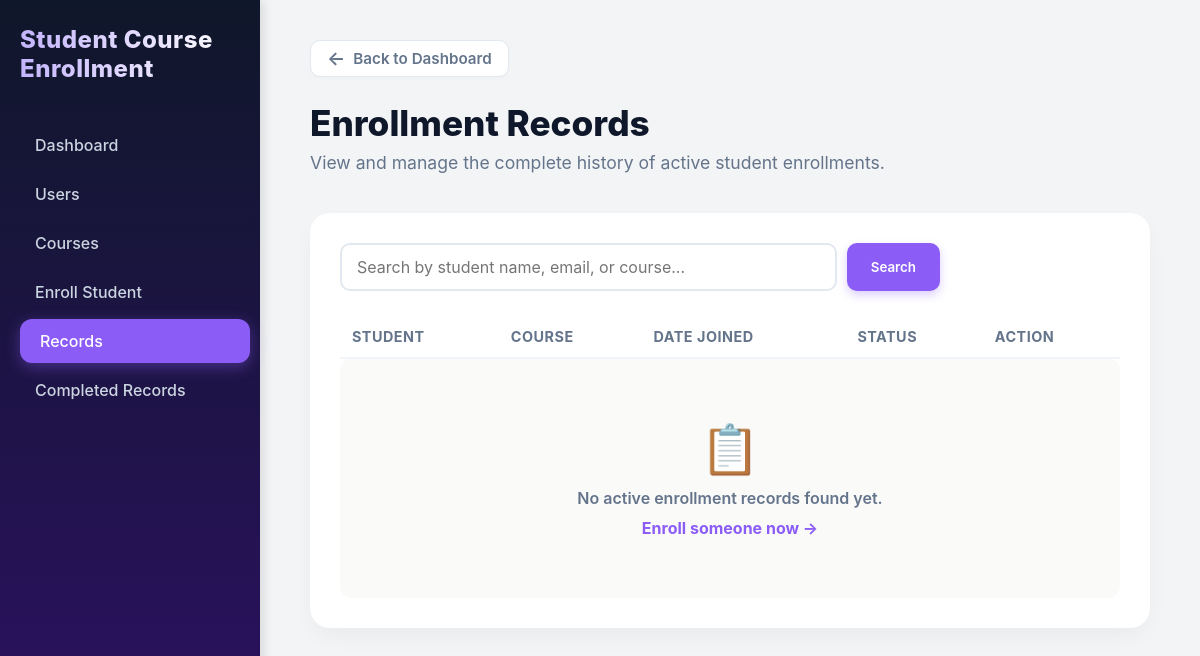
Page /records/ on the earlier database version.
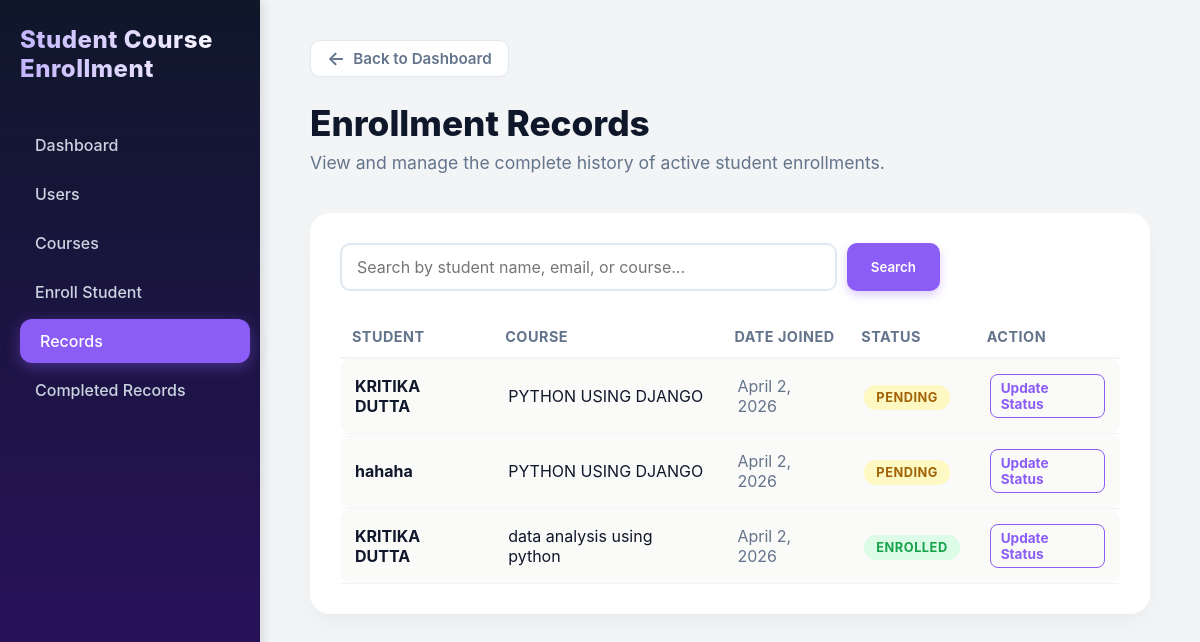
Same page on the later database version.
### students/models.py (models this page shows, shortened)
class Enrollment(models.Model):
    student = models.ForeignKey(Student, on_delete=models.CASCADE)
    course = models.ForeignKey(Course, on_delete=models.CASCADE)
    enrollment_date = models.DateField(auto_now_add=True)
    status = models.CharField(max_length=20, default='Enrolled')
    class Meta:
        unique_together = ('student', 'course')

class Student(models.Model):
    name = models.CharField(max_length=100)
    email = models.EmailField(unique=True)
    phone = models.CharField(max_length=15)
    courses = models.CharField(max_length=200, blank=True)

class Course(models.Model):
    name = models.CharField(max_length=100)
    description = models.TextField(blank=True)

### students/views.py (the view)
# urls.py: path('records/', views.records_list, name='records_list'),
def records_list(request):
    query = request.GET.get('q') # Get the search word from the URL
    active_records = Enrollment.objects.exclude(status='Completed').select_related('student', 'course')
    if query:
        active_records = active_records.filter(
            Q(student__name__icontains=query) |  # Search by Student Name
            Q(student__email__icontains=query) | # OR Student Email
            Q(course__name__icontains=query)     # OR Course Name
        )
    return render(request, 'students/records.html', {
        'records': active_records,
        'query': query # Pass the query back so we can keep it in the search box
    })

### students/templates/students/records.html (shortened to what this page needs)
{% extends 'students/base.html' %}
{% block content %}
    <header class="content-header" style="margin-bottom: 40px;">
        <h1 style="font-size: 2.2rem; margin-bottom: 8px; font-weight: 800; color: #0f172a;">Enrollment Records</h1>
        <p style="color: #64748b; font-size: 1.1rem;">View and manage the complete history of active student enrollments.</p>
    </header>
    <div class="table-container" style="background: white; padding: 30px; border-radius: 20px; box-shadow: var(--shadow-float);">
        <form method="GET" style="margin-bottom: 25px; display: flex; gap: 10px; max-width: 600px;">
            <input type="text" name="q" value="{{ query|default:'' }}"
                   placeholder="Search by student name, email, or course..."
                   style="flex: 1; padding: 12px 15px; border: 2px solid #e2e8f0; border-radius: 10px; font-size: 1rem; outline: none; transition: border-color 0.2s;"
                   onfocus="this.style.borderColor='var(--accent-pop)'"
                   onblur="this.style.borderColor='#e2e8f0'">
            <button type="submit" style="padding: 12px 24px; background: var(--accent-pop); color: white; border: none; border-radius: 10px; font-weight: 600; cursor: pointer; box-shadow: 0 4px 10px rgba(139, 92, 246, 0.3); transition: transform 0.2s;">
                Search
            </button>
        </form>
        <table class="activity-table" style="width: 100%; border-collapse: collapse;">
            <thead>
                <tr style="text-align: left; border-bottom: 2px solid #f1f5f9;">
                    <th style="padding: 12px; color: var(--text-muted); font-size: 0.9rem;">STUDENT</th>
                    <th style="padding: 12px; color: var(--text-muted); font-size: 0.9rem;">COURSE</th>
                    <th style="padding: 12px; color: var(--text-muted); font-size: 0.9rem;">DATE JOINED</th>
                    <th style="padding: 12px; color: var(--text-muted); font-size: 0.9rem;">STATUS</th>
                    <th style="padding: 12px; color: var(--text-muted); font-size: 0.9rem;">ACTION</th>
                </tr>
            </thead>
            <tbody>
                {% for record in records %}
                    <tr style="border-bottom: 1px solid #f1f5f9;">
                        <td style="padding: 15px; font-weight: 700; color: #0f172a;">{{ record.student.name }}</td>
                        <td style="padding: 15px;">{{ record.course.name }}</td>
                        <td style="padding: 15px; color: #64748b;">{{ record.enrollment_date }}</td>
                        <td style="padding: 15px;">
                            <span class="badge"
                                  style="padding: 5px 12px; border-radius: 12px; font-size: 0.8rem; font-weight: 700;
                                  {% if record.status == 'Pending' %} background: #fef9c3; color: #a16207;
                                  {% elif record.status == 'Completed' %} background: #f1f5f9; color: #64748b;
                                  {% else %} background: #dcfce7; color: #16a34a; {% endif %}">
                                {{ record.status|upper }}
                            </span>
                        </td>
                        <td style="padding: 15px;">
                            {% if record.status != 'Completed' %}
                                <a href="{% url 'edit_record' record.id %}"
                                   style="color: var(--accent-pop); text-decoration: none; font-weight: 700; font-size: 0.85rem; border: 1px solid var(--accent-pop); padding: 5px 10px; border-radius: 8px; transition: 0.3s; display: inline-block;">
                                   Update Status
                                </a>
                            {% else %}
                                <span style="color: #94a3b8; font-size: 0.85rem; font-weight: 600; display: flex; align-items: center; gap: 5px;">
                                    🔒 Archived
                                </span>
                            {% endif %}
                        </td>
                    </tr>
                {% empty %}
                    <tr>
                        <td colspan="5" style="text-align: center; padding: 60px; color: #64748b;">
                            <div style="font-size: 3rem; margin-bottom: 10px;">{% if query %}🔍{% else %}📋{% endif %}</div>
                            <p style="font-weight: 600; margin-bottom: 10px;">
                                {% if query %}
                                    No records found matching "{{ query }}".
                                {% else %}
                                    No active enrollment records found yet.
                                {% endif %}
                            </p>
                            {% if not query %}
                                <a href="{% url 'enroll_student' %}" style="color: var(--accent-pop); font-weight: 700; text-decoration: none;">Enroll someone now &rarr;</a>
                            {% endif %}
                        </td>
                    </tr>
                {% endfor %}
            </tbody>
        </table>
    </div>
{% endblock %}

### students/templates/students/base.html (shortened to what this page needs)
<!DOCTYPE html>
<html lang="en">
<head>
</head>
<body>
    <div class="dashboard-wrapper">
        <aside class="sidebar">
            <div class="sidebar-header">
                <h2>Student Course Enrollment</h2>
            </div>
            <ul class="nav-links">
                <li>
                    <a href="{% url 'dashboard' %}" class="{% if request.resolver_match.url_name == 'dashboard' %}active{% endif %}">Dashboard</a>
                </li>
                <li>
                    <a href="{% url 'students_list' %}" class="{% if request.resolver_match.url_name == 'students_list' %}active{% endif %}">Users</a>
                </li>
                <li>
                    <a href="{% url 'courses_list' %}" class="{% if request.resolver_match.url_name == 'courses_list' %}active{% endif %}">Courses</a>
                </li>
                <li>
                    <a href="{% url 'enroll_student' %}" class="{% if request.resolver_match.url_name == 'enroll_student' %}active{% endif %}">Enroll Student</a>
                </li>
                <li>
                    <a href="{% url 'records_list' %}" class="{% if request.resolver_match.url_name == 'records_list' %}active{% endif %}">Records</a>
                </li>
                <li class="nav-item">
                    <a href="{% url 'closed_records' %}" class="nav-link {% if request.resolver_match.url_name == 'closed_records' %}active{% endif %}">
                         Completed Records
                    </a>
                </li>
            </ul>
        </aside>
        <main class="main-content">
            {% if request.resolver_match.url_name != 'dashboard' %}
                <div style="margin-bottom: 25px;">
                    <a href="{% url 'dashboard' %}" style="display: inline-flex; align-items: center; gap: 8px; color: #64748b; text-decoration: none; font-weight: 600; font-size: 0.95rem; padding: 8px 16px; background: white; border-radius: 10px; border: 1px solid #e2e8f0; box-shadow: 0 2px 4px rgba(0,0,0,0.02); transition: all 0.2s ease;">
                        <span style="font-size: 1.2rem; line-height: 1;">&larr;</span> Back to Dashboard
                    </a>
                </div>
            {% endif %}
            {% block content %}
            {% endblock %}
        </main>
    </div>
</body>
</html>

### students/templates/students/base.html (style rules this page uses)
:root { --sidebar-bg: linear-gradient(180deg, #0f172a 0%, #2e1065 100%); --accent-pop: #8b5cf6; --accent-hover: #7c3aed; --bg-color: #f3f4f6; --card-bg: #ffffff; --text-main: #0f172a; --text-muted: #64748b; --shadow-float: 0 10px 25px -5px rgba(0,0,0,0.05); --shadow-hover: 0 20px 25px -5px rgba(0,0,0,0.1); }
* { box-sizing: border-box; margin: 0; padding: 0; font-family: 'Inter', 'Segoe UI', system-ui, sans-serif; }
body { background-color: var(--bg-color); color: var(--text-main); }
.dashboard-wrapper { display: flex; min-height: 100vh; }
.sidebar { width: 260px; background: var(--sidebar-bg); color: white; display: flex; flex-direction: column; box-shadow: 4px 0 10px rgba(0,0,0,0.1); }
.sidebar-header { padding: 25px 20px; }
.sidebar-header h2 { font-size: 1.5rem; font-weight: 800; letter-spacing: 0.5px; background: linear-gradient(to right, #c4b5fd, #ffffff); -webkit-background-clip: text; -webkit-text-fill-color: transparent; }
.nav-links { list-style: none; padding: 10px 0; }
.nav-links li a { display: block; padding: 12px 20px; margin: 5px 15px; border-radius: 12px; color: #cbd5e1; text-decoration: none; font-weight: 500; transition: all 0.3s ease; }
.nav-links li a:hover, .nav-links li a.active { background-color: var(--accent-pop); color: white; transform: translateX(5px); box-shadow: 0 4px 15px rgba(139, 92, 246, 0.4); }
.main-content { flex: 1; padding: 40px 50px; overflow-y: auto; }
.table-container { background-color: var(--card-bg); padding: 30px; border-radius: 20px; box-shadow: var(--shadow-float); }
.activity-table { width: 100%; border-collapse: separate; border-spacing: 0 10px; }
.activity-table th, .activity-table td { padding: 15px 20px; text-align: left; }
.activity-table th { color: var(--text-muted); font-weight: 700; font-size: 0.85rem; text-transform: uppercase; letter-spacing: 0.5px; border-bottom: 2px solid #f1f5f9; }
.activity-table td { background: #fafaf9; }
.activity-table td:first-child { border-top-left-radius: 12px; border-bottom-left-radius: 12px; font-weight: 600; }
.activity-table td:last-child { border-top-right-radius: 12px; border-bottom-right-radius: 12px; }
.badge { padding: 8px 14px; border-radius: 12px; font-size: 0.75rem; font-weight: 700; text-transform: uppercase; letter-spacing: 0.5px; }

Differences in the rows shown:
added Enrollment: student.name "KRITIKA DUTTA", course.name "PYTHON USING DJANGO", enrollment_date "April 2, 2026", status "PENDING", shows "Update Status"
added Enrollment: student.name "hahaha", course.name "PYTHON USING DJANGO", enrollment_date "April 2, 2026", status "PENDING", shows "Update Status"
added Enrollment: student.name "KRITIKA DUTTA", course.name "data analysis using python", enrollment_date "April 2, 2026", status "ENROLLED", shows "Update Status"
Other differences:
text no longer shown: "📋 No active enrollment records found yet. Enroll someone now →"
